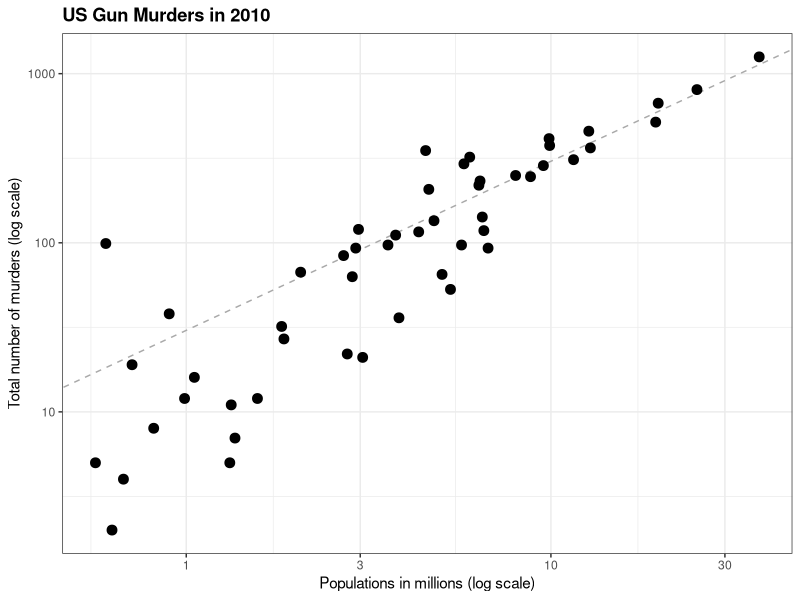

Source code (R):
## ---- chunk 1
knitr::opts_chunk$set(echo = TRUE)
## ---- chunk 2
install.packages("dslabs")
library(dslabs)

## ---- chunk 3

data("murders")
library(tidyverse)
library(ggthemes)
library(ggrepel)

r <- murders %>%
  summarize(pop=sum(population), tot=sum(total)) %>%
  mutate(rate = tot/pop*10^6) %>% .$rate

ds_theme_set()
murders %>% ggplot(aes(x = population/10^6, y = total, label = abb)) +
  geom_abline(intercept = log10(r), lty=2, col="darkgrey") +
  geom_point(size = 3) +
  ##geom_text_repel() +
  scale_x_log10() +
  scale_y_log10() +
  xlab("Populations in millions (log scale)") +
  ylab("Total number of murders (log scale)") +
  ggtitle("US Gun Murders in 2010") #+
  #scale_color_discrete(name="Region") 
